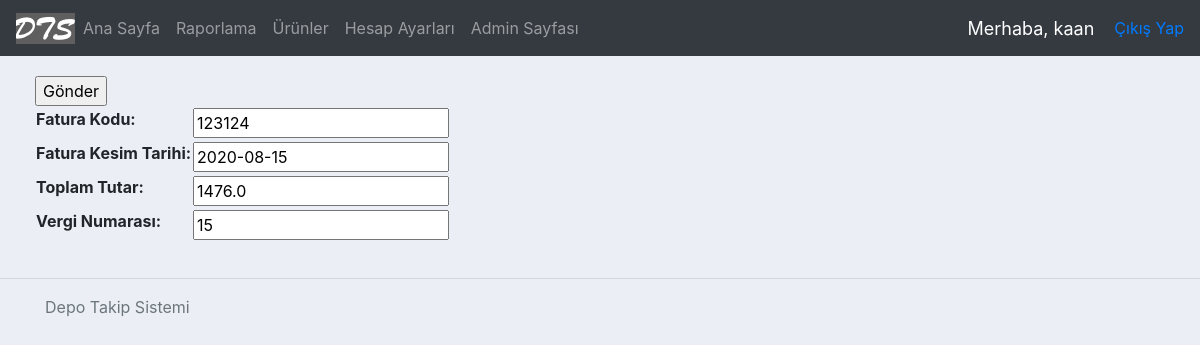
/updateInvoice/29 (signed in), run on an earlier commit of the app's database.
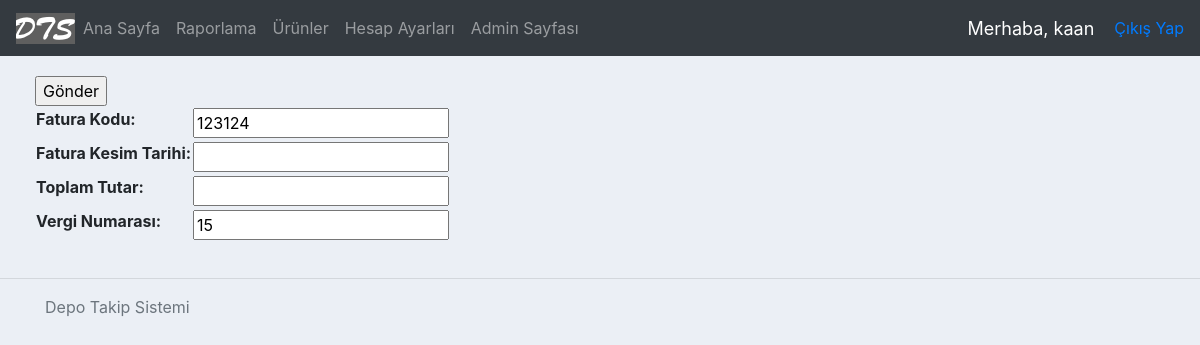
And on a later commit of the database.
### accounts/models.py (models this page shows, shortened)
class Invoice(models.Model): #fatura
    invoiceCode = models.CharField( max_length = 200 )
    vendor = models.CharField( max_length=200, blank=True, null=True ) #faturayı kesen firma
    date = models.DateField( blank=True, null=True) #fatura kesim tarihi
    sum = models.FloatField( blank=True, null=True ) #tutar
    taxNo = models.CharField( max_length=200, blank=True, null=True ) #vergi numarası

### accounts/decorators.py (the view)
        def wrapper_func(request, *args, **kwargs):
            group = None
            if request.user.groups.exists():
                group = request.user.groups.all()[0].name
            if group in allowed_roles:
                return view_func(request, *args, **kwargs)
            else:
                return HttpResponse('Bu işlemi yapmaya yetkiniz yok.')

### accounts/forms.py
class InvoiceForm(ModelForm):
    class Meta:
        model = Invoice
        fields = ['invoiceCode', 'date', 'sum', 'taxNo']
        labels = {
            'invoiceCode' : 'Fatura Kodu',
            'date' : 'Fatura Kesim Tarihi',
            'sum' : 'Toplam Tutar',
            'taxNo' : 'Vergi Numarası',
        }

### accounts/views.py (called while the page is built)
@login_required(login_url='login')
@allowed_users(allowed_roles=['admin'])
def updateInvoice(request, pk):
    invoice = Invoice.objects.get(id=pk)
    form = InvoiceForm(instance = invoice)
    if request.method == 'POST':
        form = InvoiceForm(request.POST, instance = invoice)
        if form.is_valid():
            form.save()
            return redirect('/')
    context = { 'form': form }
    return render(request, 'accounts/invoice-form.html', context)

### accounts/templates/accounts/invoice-form.html (shortened to what this page needs)
{% extends 'accounts/main.html' %}
{% load static %}
{% block content %}
<div class="row">
    <div class="col-md">
        <div class="car card-body">
            <table>
            <form action="" method="POST">
                {{ form.as_table }}
                <input type="submit" name="Submit" value="Gönder">
            </form>
        </table>
        </div>
    </div>
</div>
{% endblock %}

What changed in the data, as far as the page shows it:
changed Invoice: date "2020-08-15" → (not shown); sum "1476.0" → (not shown)
